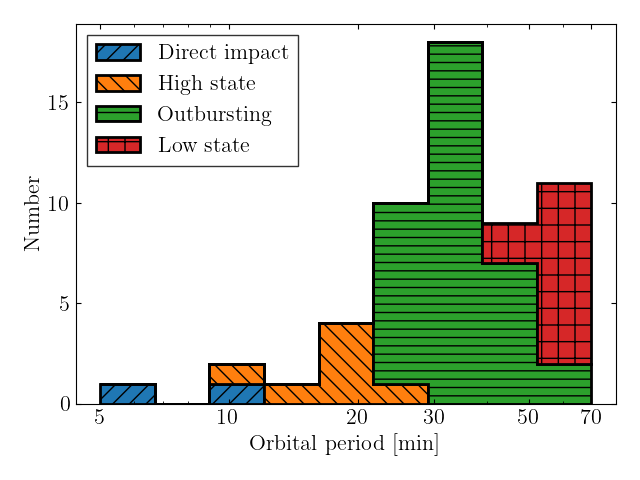

Source code (Python):
#!/usr/bin/env python

"""
"""
    
import numpy as np
import matplotlib.pyplot as plt
from sys import argv, exit
from astropy.io import fits
from astropy.table import Table
import mgutils as mg, mgutils.constants as co


if __name__ == '__main__':

    if "-h" in argv:
        print ("periods.py usage")
        raise SystemExit


    table = Table.read('amcvn_catalogue_secret.fits')
    ok = table['Confirmed']


    direct = ok & (table['Disk_state'] == 'direct')
    high = ok & (table['Disk_state'] == 'high')
    outburst = ok & (table['Disk_state'] == 'outburst')
    low = ok & (table['Disk_state'] == 'low')
    eclipsing = ok & (table['Period_method'] == 'Eclipses')

    period = table['Period']
    period_subsets = [period[direct], period[high], period[low], period[outburst]]

    bins = np.logspace(np.log10(5), np.log10(70), 10)


    ### Plot

    ax = mg.formatGraph(1, xlabel='Orbital period [min]', ylabel='Number', grid=False)

    n1,_,_ = ax.hist(period[direct], bins, histtype='stepfilled', linewidth=2, facecolor='C0', hatch='//', edgecolor='k', label="Direct impact")
    n2,_,_ = ax.hist(period[high], bins, histtype='stepfilled', linewidth=2, facecolor='C1', hatch='\\\\', edgecolor='k', bottom=n1, label="High state")
    n3,_,_ = ax.hist(period[outburst], bins, histtype='stepfilled', linewidth=2, facecolor='C2', hatch='--', edgecolor='k', bottom=n1+n2, label="Outbursting")
    n4,_,_ = ax.hist(period[low], bins, histtype='stepfilled', linewidth=2, facecolor='C3', hatch='+', edgecolor='k', bottom=n1+n2+n3, label="Low state")


    # ax.hist(period_subsets, bins, density=False, histtype='stepfilled', stacked=True, color=['C0', 'C1', 'C3', 'C2'], label=labels, edgecolor='k', hatch=['//','\\','+','--'], fill=True, lw=2)
    # ax.hist(period[eclipsing], bins, density=False, histtype='step', stacked=False, color=['k'], lw=3, label="Eclipsing")
    ax.set_xscale('log')
    # ax.set_yscale('log')

    xticks = [5, 10, 20, 30, 50, 70]
    ax.set_xticks(xticks)
    ax.set_xticklabels(xticks)

    yticks = [0,5,10,15]
    ax.set_yticks(yticks)
    ax.set_yticklabels(yticks)

    ax.legend(loc='upper left')

    print(np.sum(outburst))
    print(np.sum(low))

    plt.savefig('periods.png')
    plt.savefig('periods.pdf')
    plt.show()